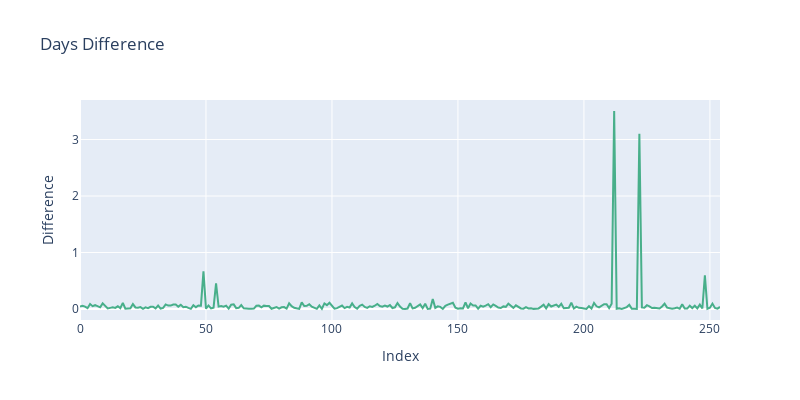
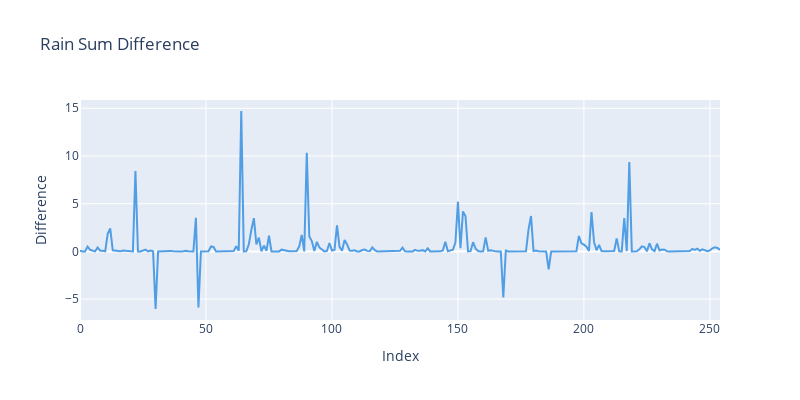
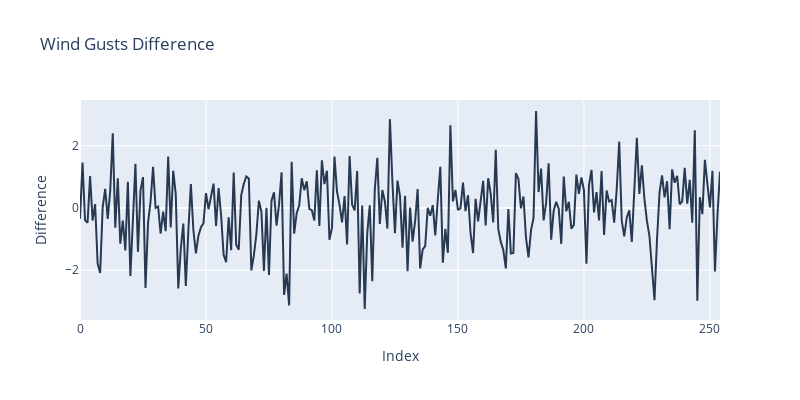
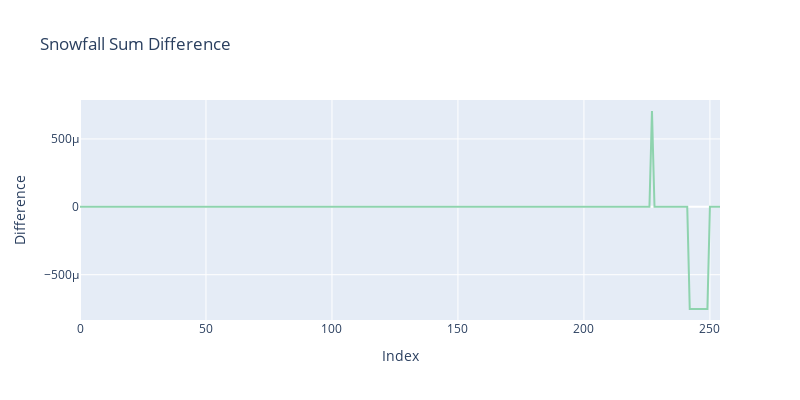

The code cell stored with these charts, in order, in its notebook:
### Code cell
delta_days = np.genfromtxt('delta_days.csv', delimiter=',')
delta_rain = np.genfromtxt('delta_rain.csv', delimiter=',')
delta_wind_gusts = np.genfromtxt('delta_wind_gusts.csv', delimiter=',')
delta_snowfall = np.genfromtxt('delta_snowfall.csv', delimiter=',')

# Create subplots using Plotly
fig1 = go.Figure()
fig2 = go.Figure()
fig3 = go.Figure()
fig4 = go.Figure()

# Plot the difference for each variable
fig1.add_trace(go.Scatter(y=delta_days, mode='lines', name='Days Difference', line=dict(color='#48AF8A')))
fig2.add_trace(go.Scatter(y=delta_rain, mode='lines', name='Rain Sum Difference', line=dict(color='#519EE5')))
fig3.add_trace(go.Scatter(y=delta_wind_gusts, mode='lines', name='Wind Gusts Difference', line=dict(color='#283952')))
fig4.add_trace(go.Scatter(y=delta_snowfall, mode='lines', name='Snowfall Sum Difference', line=dict(color='#8ED3AE')))

# Update layout for each figure
fig1.update_layout(title='Days Difference', xaxis_title='Index', yaxis_title='Difference', width=800, height=400)
fig2.update_layout(title='Rain Sum Difference', xaxis_title='Index', yaxis_title='Difference', width=800, height=400)
fig3.update_layout(title='Wind Gusts Difference', xaxis_title='Index', yaxis_title='Difference', width=800, height=400)
fig4.update_layout(title='Snowfall Sum Difference', xaxis_title='Index', yaxis_title='Difference', width=800, height=400)

# Show plots
fig1.show()
fig2.show()
fig3.show()
fig4.show()

### Figure 1 — Plotly figure (JSON) as saved in the notebook; plotly's stock layout.template omitted (floating-point values rounded to 4 significant figures; data arrays with more than 128 entries replaced by an {"elided": "..."} marker saying what was removed)
{"data": [{"line": {"color": "#48AF8A"}, "mode": "lines", "name": "Days Difference", "type": "scatter", "y": {"elided": "255 float values"}}], "layout": {"height": 400, "title": {"text": "Days Difference"}, "width": 800, "xaxis": {"autorange": true, "range": [0, 254], "title": {"text": "Index"}}, "yaxis": {"autorange": true, "range": [-0.1943, 3.699], "title": {"text": "Difference"}, "type": "linear"}}}

### Figure 2 — Plotly figure (JSON) as saved in the notebook; plotly's stock layout.template omitted (floating-point values rounded to 4 significant figures; data arrays with more than 128 entries replaced by an {"elided": "..."} marker saying what was removed)
{"data": [{"line": {"color": "#519EE5"}, "mode": "lines", "name": "Rain Sum Difference", "type": "scatter", "y": {"elided": "255 float values"}}], "layout": {"height": 400, "title": {"text": "Rain Sum Difference"}, "width": 800, "xaxis": {"autorange": true, "range": [0, 254], "title": {"text": "Index"}}, "yaxis": {"autorange": true, "range": [-7.192, 15.87], "title": {"text": "Difference"}, "type": "linear"}}}

### Figure 3 — Plotly figure (JSON) as saved in the notebook; plotly's stock layout.template omitted (floating-point values rounded to 4 significant figures; data arrays with more than 128 entries replaced by an {"elided": "..."} marker saying what was removed)
{"data": [{"line": {"color": "#283952"}, "mode": "lines", "name": "Wind Gusts Difference", "type": "scatter", "y": {"elided": "255 float values"}}], "layout": {"height": 400, "title": {"text": "Wind Gusts Difference"}, "width": 800, "xaxis": {"autorange": true, "range": [0, 254], "title": {"text": "Index"}}, "yaxis": {"autorange": true, "range": [-3.598, 3.467], "title": {"text": "Difference"}, "type": "linear"}}}

### Figure 4 — Plotly figure (JSON) as saved in the notebook; plotly's stock layout.template omitted (floating-point values rounded to 4 significant figures; data arrays with more than 128 entries replaced by an {"elided": "..."} marker saying what was removed)
{"data": [{"line": {"color": "#8ED3AE"}, "mode": "lines", "name": "Snowfall Sum Difference", "type": "scatter", "y": {"elided": "255 float values"}}], "layout": {"height": 400, "title": {"text": "Snowfall Sum Difference"}, "width": 800, "xaxis": {"autorange": true, "range": [0, 254], "title": {"text": "Index"}}, "yaxis": {"autorange": true, "range": [-0.0008337, 0.000787], "title": {"text": "Difference"}, "type": "linear"}}}
